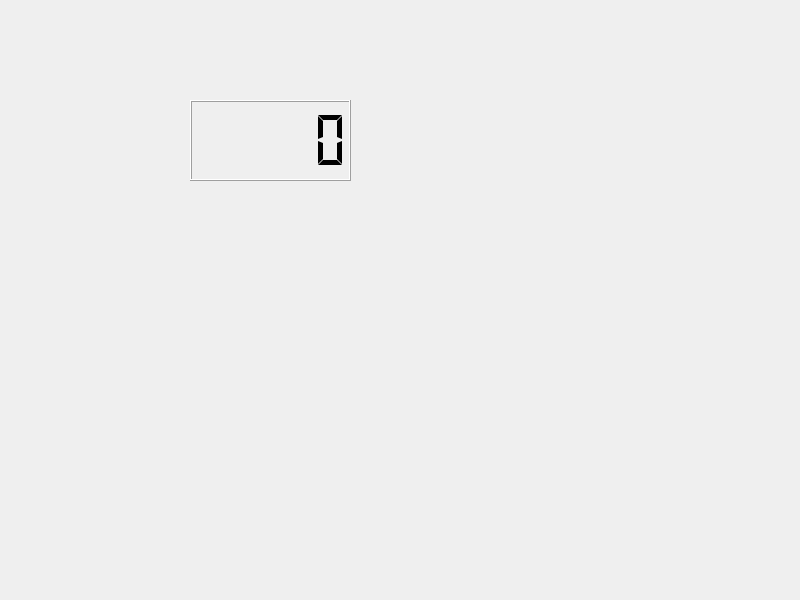
<?xml version="1.0" encoding="UTF-8"?>
<ui version="4.0">
 <class>Widget</class>
 <widget class="QWidget" name="Widget">
  <property name="geometry">
   <rect>
    <x>0</x>
    <y>0</y>
    <width>800</width>
    <height>600</height>
   </rect>
  </property>
  <property name="windowTitle">
   <string>Widget</string>
  </property>
  <widget class="QLCDNumber" name="lcdNumber">
   <property name="geometry">
    <rect>
     <x>190</x>
     <y>100</y>
     <width>161</width>
     <height>81</height>
    </rect>
   </property>
   <property name="segmentStyle">
    <enum>QLCDNumber::Flat</enum>
   </property>
  </widget>
 </widget>
 <resources/>
 <connections/>
</ui>
